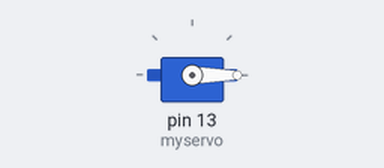
The sketch below on a simulated Arduino Uno, built with avr-gcc and run on an emulated ATmega328P. Shown: servo.

Above: at 0.1 s.
Timing chart, 0 to 3.0 s (numbered marks = the images above):
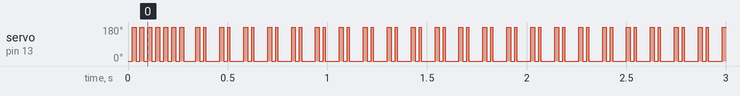

The sketch:

servomotor.ino
```cpp
#include <Servo.h>

Servo myservo;  // create servo object to control a servo
// twelve servo objects can be created on most boards

int pos = 0;    // variable to store the servo position

void setup() {
  myservo.attach(13);  // attaches the servo on pin 13 to the servo object

  Serial.begin(115200);
  pos = 0;
}

void loop() {

  myservo.write(180); // nutup
  myservo.write(0); //buka
}
```

Measured:
- by itself, servo on pin 13 (myservo): alternates 180° for 0.02 s and 0° for 0.02 s
